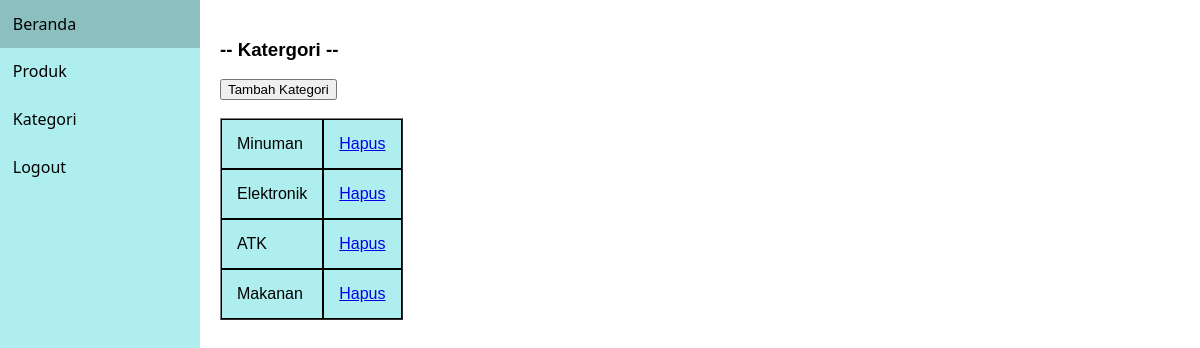
The app's page /kategori.php (signed in) with its own data.
### tables this page shows
CREATE TABLE `kategori` (
  `id` int(5) NOT NULL,
  `kategori_brg` varchar(20) NOT NULL
);

### kategori.php (the view, shortened to what this page needs)
<?php
    include 'menu.php';
    include 'koneksi.php';
    $sql = "SELECT kategori_brg FROM kategori";
    $query = mysqli_query($koneksi, $sql);
?>
<body>
    <div class="category">
        <div style="display:flex; gap: 1em">
            <div class="row align-items-center py-3 px-xl-5">
                <h3>-- Katergori --</h3>
                <form action="tambah_kategori.php" method="get">
                <button type="submit" name="tambah">Tambah Kategori</button>
                <br><br>
                </form>
                <table border ="1" cellspacing="0" cellpadding="10px">
                    <?php while($row = mysqli_fetch_assoc($query)) :?>
                        <tr>
                        <td><?php echo $row['kategori_brg']?></td>
                        <td>
                            <a href="hapus_kategori.php?id=<?php echo $row['kategori_brg']; ?>">Hapus</a>
                        </td>
                        </tr>
                    <?php endwhile; ?>
                </table>
            </div>
        </div>
    </div>
</body>

### menu.php (style rules this page uses)
body { margin: 0; padding: 0; }

### kategori.php (style rules this page uses)
body { font-family: Arial, sans-serif; margin: 0; padding: 0; display: flex; }
.category { width: 500px; padding: 20px; }
.category table { background-color:paleturquoise;; width: 100%; }
.category table td { border: 1px solid black; padding: 15px; text-align: left; }

### records on screen
kategori: kategori_brg "Minuman"
kategori: kategori_brg "Elektronik"
kategori: kategori_brg "ATK"
kategori: kategori_brg "Makanan"
